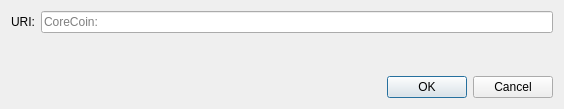
<?xml version="1.0" encoding="UTF-8"?>
<ui version="4.0">
 <class>OpenURIDialog</class>
 <widget class="QDialog" name="OpenURIDialog">
  <property name="geometry">
   <rect>
    <x>0</x>
    <y>0</y>
    <width>564</width>
    <height>109</height>
   </rect>
  </property>
  <property name="windowTitle">
   <string>Open CoreCoin URI</string>
  </property>
  <layout class="QVBoxLayout" name="verticalLayout">
   <item>
    <layout class="QHBoxLayout" name="horizontalLayout">
     <item>
      <widget class="QLabel" name="label">
       <property name="text">
        <string>URI:</string>
       </property>
      </widget>
     </item>
     <item>
      <widget class="QValidatedLineEdit" name="uriEdit">
       <property name="placeholderText">
        <string notr="true">CoreCoin:</string>
       </property>
      </widget>
     </item>
    </layout>
   </item>
   <item>
    <spacer name="verticalSpacer">
     <property name="orientation">
      <enum>Qt::Vertical</enum>
     </property>
     <property name="sizeHint" stdset="0">
      <size>
       <width>20</width>
       <height>40</height>
      </size>
     </property>
    </spacer>
   </item>
   <item>
    <widget class="QDialogButtonBox" name="buttonBox">
     <property name="orientation">
      <enum>Qt::Horizontal</enum>
     </property>
     <property name="standardButtons">
      <set>QDialogButtonBox::Cancel|QDialogButtonBox::Ok</set>
     </property>
    </widget>
   </item>
  </layout>
 </widget>
 <customwidgets>
  <customwidget>
   <class>QValidatedLineEdit</class>
   <extends>QLineEdit</extends>
   <header>qt/qvalidatedlineedit.h</header>
  </customwidget>
 </customwidgets>
 <resources/>
 <connections>
  <connection>
   <sender>buttonBox</sender>
   <signal>accepted()</signal>
   <receiver>OpenURIDialog</receiver>
   <slot>accept()</slot>
   <hints>
    <hint type="sourcelabel">
     <x>248</x>
     <y>254</y>
    </hint>
    <hint type="destinationlabel">
     <x>157</x>
     <y>274</y>
    </hint>
   </hints>
  </connection>
  <connection>
   <sender>buttonBox</sender>
   <signal>rejected()</signal>
   <receiver>OpenURIDialog</receiver>
   <slot>reject()</slot>
   <hints>
    <hint type="sourcelabel">
     <x>316</x>
     <y>260</y>
    </hint>
    <hint type="destinationlabel">
     <x>286</x>
     <y>274</y>
    </hint>
   </hints>
  </connection>
 </connections>
</ui>
